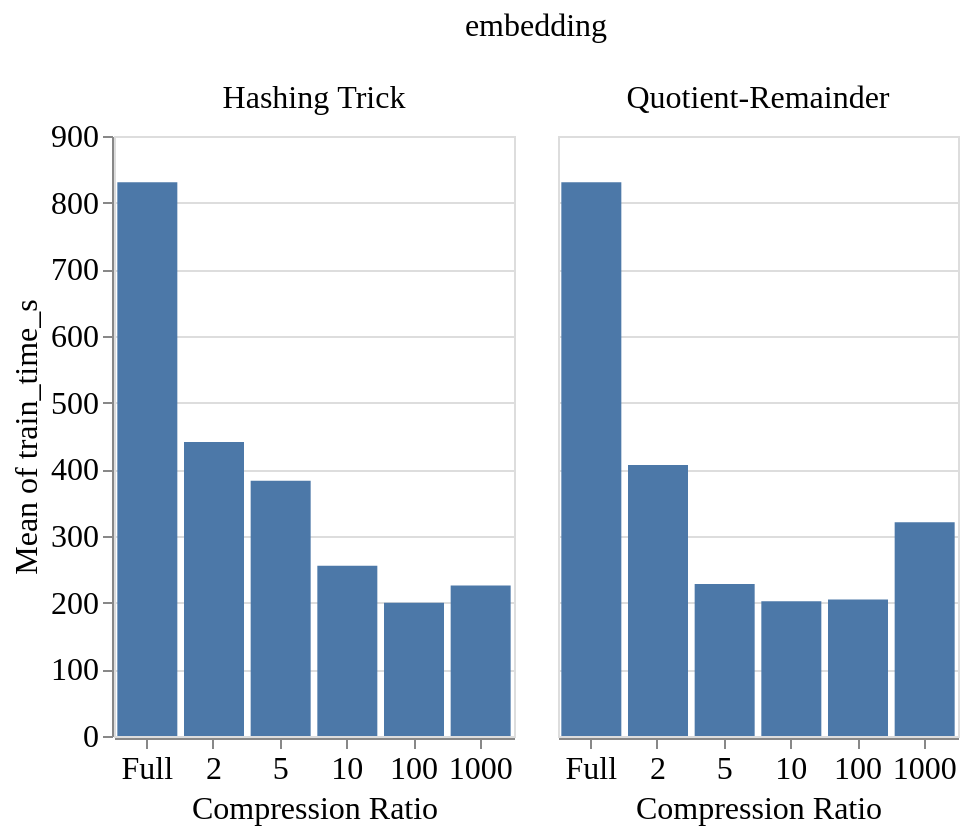

Notebook code for this chart:
### Code cell
alt.Chart(df, width=200).mark_bar(point=True).encode(
    column=alt.Column("embedding:N"),
    x=alt.X("compression_rate", title="Compression Ratio", sort=["Full", "2", "5", "10", "100", "1000"]).axis(labelAngle=0),
    y=alt.Y("mean(train_time_s)"),
)

### Figure 1 — Vega-Lite specification as saved in the notebook (floating-point values rounded to 4 significant figures; data arrays with more than 128 entries replaced by an {"elided": "..."} marker saying what was removed)
{"config": {"title": {"font": "serif", "fontWeight": "normal", "fontSize": 16}, "axis": {"titleFont": "serif", "titleFontWeight": "normal", "titleFontSize": 16, "labelFont": "serif", "labelFontWeight": "normal", "labelFontSize": 16}, "headerColumn": {"titleFont": "serif", "titleFontWeight": "normal", "titleFontSize": 16, "labelFont": "serif", "labelFontWeight": "normal", "labelFontSize": 16}, "headerRow": {"titleFont": "serif", "titleFontWeight": "normal", "titleFontSize": 16, "labelFont": "serif", "labelFontWeight": "normal", "labelFontSize": 16}, "legend": {"titleFont": "serif", "titleFontWeight": "normal", "titleFontSize": 16, "labelFont": "serif", "labelFontWeight": "normal", "labelFontSize": 16}, "text": {"font": "serif", "fontSize": 14}}, "data": {"name": "data-e8091f8dc25d492403fcafee810b212e"}, "mark": {"type": "bar", "point": true}, "encoding": {"column": {"field": "embedding", "type": "nominal"}, "x": {"axis": {"labelAngle": 0}, "field": "compression_rate", "sort": ["Full", "2", "5", "10", "100", "1000"], "title": "Compression Ratio", "type": "nominal"}, "y": {"aggregate": "mean", "field": "train_time_s", "type": "quantitative"}}, "width": 200, "$schema": "https://vega.github.io/schema/vega-lite/v5.20.1.json", "datasets": {"data-e8091f8dc25d492403fcafee810b212e": {"elided": "372 records"}}}
